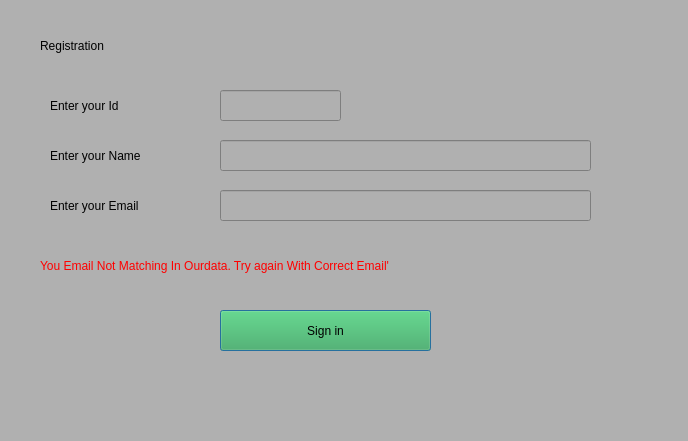
<?xml version="1.0" encoding="UTF-8"?>
<ui version="4.0">
 <class>MainBox</class>
 <widget class="QDialog" name="MainBox">
  <property name="geometry">
   <rect>
    <x>0</x>
    <y>0</y>
    <width>688</width>
    <height>441</height>
   </rect>
  </property>
  <property name="minimumSize">
   <size>
    <width>688</width>
    <height>441</height>
   </size>
  </property>
  <property name="maximumSize">
   <size>
    <width>688</width>
    <height>441</height>
   </size>
  </property>
  <property name="windowTitle">
   <string>Dialog</string>
  </property>
  <property name="styleSheet">
   <string notr="true">background-color: rgb(176, 176, 176);</string>
  </property>
  <widget class="QLabel" name="label">
   <property name="geometry">
    <rect>
     <x>50</x>
     <y>90</y>
     <width>141</width>
     <height>31</height>
    </rect>
   </property>
   <property name="styleSheet">
    <string notr="true">font: 85 11pt &quot;MS Shell Dlg 2&quot;;</string>
   </property>
   <property name="text">
    <string>Enter your Id</string>
   </property>
  </widget>
  <widget class="QLabel" name="label_2">
   <property name="geometry">
    <rect>
     <x>50</x>
     <y>140</y>
     <width>141</width>
     <height>31</height>
    </rect>
   </property>
   <property name="styleSheet">
    <string notr="true">color: rgb(0, 0, 0);
font: 75 11pt &quot;MS Shell Dlg 2&quot;;</string>
   </property>
   <property name="text">
    <string>Enter your Name</string>
   </property>
  </widget>
  <widget class="QLabel" name="label_3">
   <property name="geometry">
    <rect>
     <x>50</x>
     <y>190</y>
     <width>141</width>
     <height>31</height>
    </rect>
   </property>
   <property name="styleSheet">
    <string notr="true">color: rgb(0, 0, 0);
font: 75 11pt &quot;MS Shell Dlg 2&quot;;</string>
   </property>
   <property name="text">
    <string>Enter your Email</string>
   </property>
  </widget>
  <widget class="QPushButton" name="button">
   <property name="geometry">
    <rect>
     <x>220</x>
     <y>310</y>
     <width>211</width>
     <height>41</height>
    </rect>
   </property>
   <property name="styleSheet">
    <string notr="true">font: 87 italic 12pt &quot;Segoe UI Black&quot;;
background-color: rgb(55, 170, 82);</string>
   </property>
   <property name="text">
    <string>Sign in</string>
   </property>
  </widget>
  <widget class="QLabel" name="label_5">
   <property name="geometry">
    <rect>
     <x>40</x>
     <y>20</y>
     <width>541</width>
     <height>51</height>
    </rect>
   </property>
   <property name="styleSheet">
    <string notr="true">font: 75 22pt &quot;MS Sans Serif&quot;;
font: 87 italic 22pt &quot;Segoe UI Black&quot;;</string>
   </property>
   <property name="text">
    <string>Registration </string>
   </property>
  </widget>
  <widget class="QLineEdit" name="idEdit">
   <property name="geometry">
    <rect>
     <x>220</x>
     <y>90</y>
     <width>121</width>
     <height>31</height>
    </rect>
   </property>
   <property name="styleSheet">
    <string notr="true">font: 75 11pt &quot;MS Shell Dlg 2&quot;;</string>
   </property>
  </widget>
  <widget class="QLineEdit" name="nameEdit">
   <property name="geometry">
    <rect>
     <x>220</x>
     <y>140</y>
     <width>371</width>
     <height>31</height>
    </rect>
   </property>
   <property name="styleSheet">
    <string notr="true">font: 75 11pt &quot;MS Shell Dlg 2&quot;;</string>
   </property>
  </widget>
  <widget class="QLineEdit" name="emailEdit">
   <property name="geometry">
    <rect>
     <x>220</x>
     <y>190</y>
     <width>371</width>
     <height>31</height>
    </rect>
   </property>
   <property name="styleSheet">
    <string notr="true">font: 75 11pt &quot;MS Shell Dlg 2&quot;;</string>
   </property>
  </widget>
  <widget class="QLabel" name="warning">
   <property name="geometry">
    <rect>
     <x>40</x>
     <y>240</y>
     <width>621</width>
     <height>51</height>
    </rect>
   </property>
   <property name="styleSheet">
    <string notr="true">font: 87 italic 11pt &quot;Segoe UI Black&quot;;
color: rgb(255, 0, 0);
selection-background-color: rgb(255, 255, 255);</string>
   </property>
   <property name="text">
    <string>You Email Not Matching In Ourdata. Try again With Correct Email'</string>
   </property>
  </widget>
 </widget>
 <resources/>
 <connections/>
</ui>
